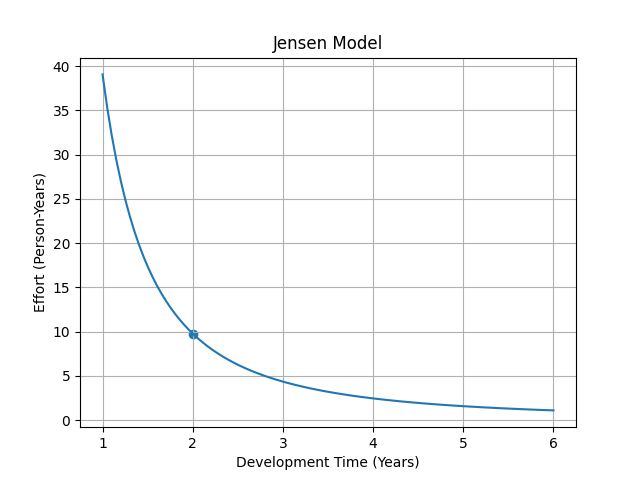

Source code (Python):
import matplotlib.pyplot as plt
import numpy as np

print("JENSEN SOFTWARE COST ESTIMATION")

try:
    # Input
    loc = float(input("Enter software size (LOC): "))
    ctc = float(input("Enter technology constant: "))
    time = float(input("Enter development time (years): "))
    cost_per_year = float(input("Enter cost per person-year (Rs.): "))

    # Calculations
    effort = (loc / (ctc * time)) ** 2
    staff = effort / time
    cost = effort * cost_per_year

    # Output
    print("\n----- RESULT -----")
    print("Software Size      :", loc, "LOC")
    print("Technology Constant:", ctc)
    print("Development Time   :", time, "years")
    print("Effort             :", round(effort, 2), "person-years")
    print("Average Staff      :", round(staff, 2), "persons")
    print("Estimated Cost     : Rs.", round(cost, 2))

    # Graph
    x = np.linspace(time * 0.5, time * 3, 100)
    y = (loc / (ctc * x)) ** 2

    plt.plot(x, y)
    plt.scatter(time, effort)
    plt.title("Jensen Model")
    plt.xlabel("Development Time (Years)")
    plt.ylabel("Effort (Person-Years)")
    plt.grid(True)
    plt.show()

except ValueError:
    print("Please enter valid numeric values.")
